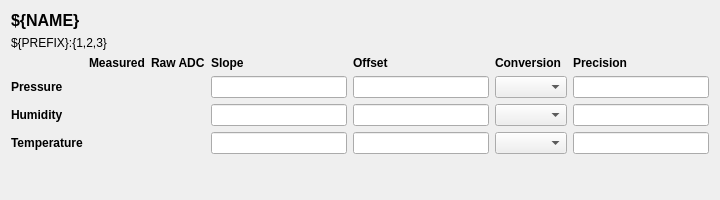
<?xml version="1.0" encoding="UTF-8"?>
<ui version="4.0">
 <class>EnvironmentalMonitor</class>
 <widget class="QWidget" name="EnvironmentalMonitor">
  <property name="geometry"><rect><x>0</x><y>0</y><width>720</width><height>200</height></rect></property>
  <property name="windowTitle"><string>${NAME}</string></property>
  <layout class="QVBoxLayout" name="main_layout">
   <item>
    <widget class="QLabel" name="title">
     <property name="font"><font><pointsize>12</pointsize><weight>75</weight><bold>true</bold></font></property>
     <property name="text"><string>${NAME}</string></property>
    </widget>
   </item>
   <item>
    <widget class="QLabel" name="prefix_label">
     <property name="text"><string>${PREFIX}:{1,2,3}</string></property>
     <property name="textInteractionFlags"><set>Qt::TextSelectableByMouse</set></property>
    </widget>
   </item>
   <item>
    <layout class="QGridLayout" name="channel_grid">
<item row="0" column="1"><widget class="QLabel" name="hdr_0"><property name="font"><font><weight>75</weight><bold>true</bold></font></property><property name="text"><string>Measured</string></property></widget></item>
<item row="0" column="2"><widget class="QLabel" name="hdr_1"><property name="font"><font><weight>75</weight><bold>true</bold></font></property><property name="text"><string>Raw ADC</string></property></widget></item>
<item row="0" column="3"><widget class="QLabel" name="hdr_2"><property name="font"><font><weight>75</weight><bold>true</bold></font></property><property name="text"><string>Slope</string></property></widget></item>
<item row="0" column="4"><widget class="QLabel" name="hdr_3"><property name="font"><font><weight>75</weight><bold>true</bold></font></property><property name="text"><string>Offset</string></property></widget></item>
<item row="0" column="5"><widget class="QLabel" name="hdr_4"><property name="font"><font><weight>75</weight><bold>true</bold></font></property><property name="text"><string>Conversion</string></property></widget></item>
<item row="0" column="6"><widget class="QLabel" name="hdr_5"><property name="font"><font><weight>75</weight><bold>true</bold></font></property><property name="text"><string>Precision</string></property></widget></item>
<item row="1" column="0"><widget class="QLabel" name="pressure_title"><property name="font"><font><weight>75</weight><bold>true</bold></font></property><property name="text"><string>Pressure</string></property></widget></item>
<item row="1" column="1"><widget class="PyDMLabel" name="pressure_val"><property name="channel" stdset="0"><string>ca://${PREFIX}:1.VAL</string></property><property name="showUnits" stdset="0"><bool>true</bool></property></widget></item>
<item row="1" column="2"><widget class="PyDMLabel" name="pressure_rval"><property name="channel" stdset="0"><string>ca://${PREFIX}:1.RVAL</string></property></widget></item>
<item row="1" column="3"><widget class="PyDMLineEdit" name="pressure_eslo"><property name="channel" stdset="0"><string>ca://${PREFIX}:1.ESLO</string></property></widget></item>
<item row="1" column="4"><widget class="PyDMLineEdit" name="pressure_eoff"><property name="channel" stdset="0"><string>ca://${PREFIX}:1.EOFF</string></property></widget></item>
<item row="1" column="5"><widget class="PyDMEnumComboBox" name="pressure_linr"><property name="channel" stdset="0"><string>ca://${PREFIX}:1.LINR</string></property></widget></item>
<item row="1" column="6"><widget class="PyDMLineEdit" name="pressure_prec"><property name="channel" stdset="0"><string>ca://${PREFIX}:1.PREC</string></property></widget></item>
<item row="2" column="0"><widget class="QLabel" name="humidity_title"><property name="font"><font><weight>75</weight><bold>true</bold></font></property><property name="text"><string>Humidity</string></property></widget></item>
<item row="2" column="1"><widget class="PyDMLabel" name="humidity_val"><property name="channel" stdset="0"><string>ca://${PREFIX}:2.VAL</string></property><property name="showUnits" stdset="0"><bool>true</bool></property></widget></item>
<item row="2" column="2"><widget class="PyDMLabel" name="humidity_rval"><property name="channel" stdset="0"><string>ca://${PREFIX}:2.RVAL</string></property></widget></item>
<item row="2" column="3"><widget class="PyDMLineEdit" name="humidity_eslo"><property name="channel" stdset="0"><string>ca://${PREFIX}:2.ESLO</string></property></widget></item>
<item row="2" column="4"><widget class="PyDMLineEdit" name="humidity_eoff"><property name="channel" stdset="0"><string>ca://${PREFIX}:2.EOFF</string></property></widget></item>
<item row="2" column="5"><widget class="PyDMEnumComboBox" name="humidity_linr"><property name="channel" stdset="0"><string>ca://${PREFIX}:2.LINR</string></property></widget></item>
<item row="2" column="6"><widget class="PyDMLineEdit" name="humidity_prec"><property name="channel" stdset="0"><string>ca://${PREFIX}:2.PREC</string></property></widget></item>
<item row="3" column="0"><widget class="QLabel" name="temperature_title"><property name="font"><font><weight>75</weight><bold>true</bold></font></property><property name="text"><string>Temperature</string></property></widget></item>
<item row="3" column="1"><widget class="PyDMLabel" name="temperature_val"><property name="channel" stdset="0"><string>ca://${PREFIX}:3.VAL</string></property><property name="showUnits" stdset="0"><bool>true</bool></property></widget></item>
<item row="3" column="2"><widget class="PyDMLabel" name="temperature_rval"><property name="channel" stdset="0"><string>ca://${PREFIX}:3.RVAL</string></property></widget></item>
<item row="3" column="3"><widget class="PyDMLineEdit" name="temperature_eslo"><property name="channel" stdset="0"><string>ca://${PREFIX}:3.ESLO</string></property></widget></item>
<item row="3" column="4"><widget class="PyDMLineEdit" name="temperature_eoff"><property name="channel" stdset="0"><string>ca://${PREFIX}:3.EOFF</string></property></widget></item>
<item row="3" column="5"><widget class="PyDMEnumComboBox" name="temperature_linr"><property name="channel" stdset="0"><string>ca://${PREFIX}:3.LINR</string></property></widget></item>
<item row="3" column="6"><widget class="PyDMLineEdit" name="temperature_prec"><property name="channel" stdset="0"><string>ca://${PREFIX}:3.PREC</string></property></widget></item>
    </layout>
   </item>
   <item>
    <spacer name="bottom_spacer"><property name="orientation"><enum>Qt::Vertical</enum></property><property name="sizeType"><enum>QSizePolicy::Expanding</enum></property><property name="sizeHint" stdset="0"><size><width>20</width><height>40</height></size></property></spacer>
   </item>
  </layout>
 </widget>
 <customwidgets>
  <customwidget><class>PyDMLabel</class><extends>QLabel</extends><header>pydm.widgets.label</header></customwidget>
  <customwidget><class>PyDMLineEdit</class><extends>QLineEdit</extends><header>pydm.widgets.line_edit</header></customwidget>
  <customwidget><class>PyDMEnumComboBox</class><extends>QComboBox</extends><header>pydm.widgets.enum_combo_box</header></customwidget>
 </customwidgets>
 <resources/>
 <connections/>
</ui>
